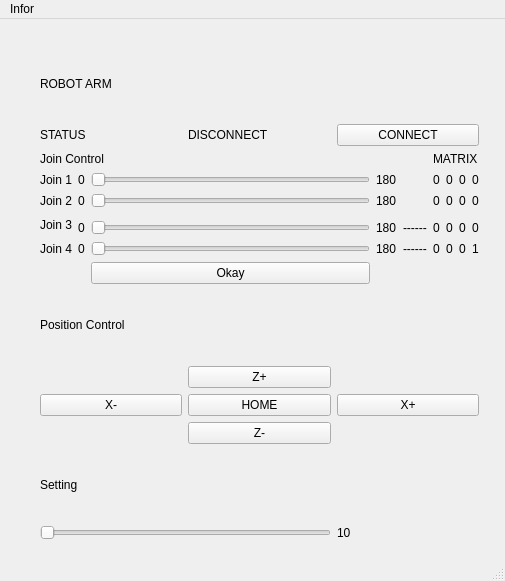
<?xml version="1.0" encoding="UTF-8"?>
<ui version="4.0">
 <class>MainWindow</class>
 <widget class="QMainWindow" name="MainWindow">
  <property name="geometry">
   <rect>
    <x>0</x>
    <y>0</y>
    <width>505</width>
    <height>581</height>
   </rect>
  </property>
  <property name="windowTitle">
   <string>MainWindow</string>
  </property>
  <widget class="QWidget" name="centralwidget">
   <widget class="QWidget" name="gridLayoutWidget">
    <property name="geometry">
     <rect>
      <x>40</x>
      <y>30</y>
      <width>439</width>
      <height>491</height>
     </rect>
    </property>
    <layout class="QGridLayout" name="gridLayout_2">
     <item row="9" column="0">
      <widget class="QPushButton" name="pushButton_5">
       <property name="text">
        <string>X-</string>
       </property>
      </widget>
     </item>
     <item row="2" column="1">
      <widget class="QLabel" name="label_22">
       <property name="frameShape">
        <enum>QFrame::NoFrame</enum>
       </property>
       <property name="text">
        <string>DISCONNECT</string>
       </property>
      </widget>
     </item>
     <item row="10" column="1">
      <widget class="QPushButton" name="pushButton_4">
       <property name="text">
        <string>Z-</string>
       </property>
      </widget>
     </item>
     <item row="9" column="2">
      <widget class="QPushButton" name="pushButton_6">
       <property name="text">
        <string>X+</string>
       </property>
      </widget>
     </item>
     <item row="1" column="0" colspan="2">
      <widget class="QLabel" name="label_3">
       <property name="minimumSize">
        <size>
         <width>211</width>
         <height>0</height>
        </size>
       </property>
       <property name="text">
        <string>ROBOT ARM</string>
       </property>
       <property name="margin">
        <number>0</number>
       </property>
      </widget>
     </item>
     <item row="8" column="1">
      <widget class="QPushButton" name="pushButton_3">
       <property name="text">
        <string>Z+</string>
       </property>
      </widget>
     </item>
     <item row="2" column="0">
      <widget class="QLabel" name="label_21">
       <property name="text">
        <string>STATUS</string>
       </property>
      </widget>
     </item>
     <item row="2" column="2">
      <widget class="QPushButton" name="pushButton_8">
       <property name="text">
        <string>CONNECT</string>
       </property>
      </widget>
     </item>
     <item row="9" column="1">
      <widget class="QPushButton" name="pushButton_9">
       <property name="text">
        <string>HOME</string>
       </property>
      </widget>
     </item>
     <item row="3" column="0" colspan="3">
      <layout class="QGridLayout" name="gridLayout">
       <item row="5" column="0">
        <widget class="QLabel" name="label_11">
         <property name="text">
          <string>Join 4</string>
         </property>
        </widget>
       </item>
       <item row="2" column="5">
        <widget class="QLabel" name="label_31">
         <property name="text">
          <string>0</string>
         </property>
        </widget>
       </item>
       <item row="5" column="1">
        <widget class="QLabel" name="label_15">
         <property name="text">
          <string>0</string>
         </property>
        </widget>
       </item>
       <item row="2" column="4">
        <widget class="QLabel" name="label_25">
         <property name="text">
          <string/>
         </property>
        </widget>
       </item>
       <item row="2" column="2">
        <widget class="QSlider" name="horizontalSlider_2">
         <property name="orientation">
          <enum>Qt::Horizontal</enum>
         </property>
        </widget>
       </item>
       <item row="5" column="6">
        <widget class="QLabel" name="label_40">
         <property name="text">
          <string>0</string>
         </property>
        </widget>
       </item>
       <item row="1" column="5">
        <widget class="QLabel" name="label_26">
         <property name="text">
          <string>0</string>
         </property>
        </widget>
       </item>
       <item row="4" column="1">
        <widget class="QLabel" name="label_14">
         <property name="text">
          <string>0</string>
         </property>
        </widget>
       </item>
       <item row="0" column="0" colspan="5">
        <widget class="QLabel" name="label_5">
         <property name="autoFillBackground">
          <bool>true</bool>
         </property>
         <property name="text">
          <string>Join Control</string>
         </property>
         <property name="openExternalLinks">
          <bool>false</bool>
         </property>
        </widget>
       </item>
       <item row="5" column="5">
        <widget class="QLabel" name="label_39">
         <property name="text">
          <string>0</string>
         </property>
        </widget>
       </item>
       <item row="2" column="1">
        <widget class="QLabel" name="label_13">
         <property name="text">
          <string>0</string>
         </property>
        </widget>
       </item>
       <item row="2" column="7">
        <widget class="QLabel" name="label_33">
         <property name="text">
          <string>0</string>
         </property>
        </widget>
       </item>
       <item row="3" column="0" rowspan="2">
        <widget class="QLabel" name="label_9">
         <property name="text">
          <string>Join 3</string>
         </property>
        </widget>
       </item>
       <item row="2" column="0">
        <widget class="QLabel" name="label_8">
         <property name="text">
          <string>Join 2</string>
         </property>
        </widget>
       </item>
       <item row="2" column="3">
        <widget class="QLabel" name="label_18">
         <property name="text">
          <string>180</string>
         </property>
        </widget>
       </item>
       <item row="5" column="2">
        <widget class="QSlider" name="horizontalSlider_4">
         <property name="orientation">
          <enum>Qt::Horizontal</enum>
         </property>
        </widget>
       </item>
       <item row="2" column="8">
        <widget class="QLabel" name="label_34">
         <property name="text">
          <string>0</string>
         </property>
        </widget>
       </item>
       <item row="4" column="7">
        <widget class="QLabel" name="label_37">
         <property name="text">
          <string>0</string>
         </property>
        </widget>
       </item>
       <item row="1" column="1">
        <widget class="QLabel" name="label_12">
         <property name="text">
          <string>0</string>
         </property>
        </widget>
       </item>
       <item row="1" column="0">
        <widget class="QLabel" name="label_7">
         <property name="text">
          <string>Join 1</string>
         </property>
        </widget>
       </item>
       <item row="4" column="4">
        <widget class="QLabel" name="label_43">
         <property name="text">
          <string>------</string>
         </property>
        </widget>
       </item>
       <item row="2" column="6">
        <widget class="QLabel" name="label_32">
         <property name="text">
          <string>0</string>
         </property>
        </widget>
       </item>
       <item row="5" column="8">
        <widget class="QLabel" name="label_42">
         <property name="text">
          <string>1</string>
         </property>
        </widget>
       </item>
       <item row="1" column="7">
        <widget class="QLabel" name="label_27">
         <property name="text">
          <string>0</string>
         </property>
        </widget>
       </item>
       <item row="4" column="3">
        <widget class="QLabel" name="label_19">
         <property name="text">
          <string>180</string>
         </property>
        </widget>
       </item>
       <item row="1" column="2">
        <widget class="QSlider" name="horizontalSlider">
         <property name="orientation">
          <enum>Qt::Horizontal</enum>
         </property>
        </widget>
       </item>
       <item row="4" column="5">
        <widget class="QLabel" name="label_35">
         <property name="text">
          <string>0</string>
         </property>
        </widget>
       </item>
       <item row="1" column="3">
        <widget class="QLabel" name="label_10">
         <property name="text">
          <string>180</string>
         </property>
        </widget>
       </item>
       <item row="5" column="3">
        <widget class="QLabel" name="label_20">
         <property name="text">
          <string>180</string>
         </property>
        </widget>
       </item>
       <item row="5" column="7">
        <widget class="QLabel" name="label_41">
         <property name="text">
          <string>0</string>
         </property>
        </widget>
       </item>
       <item row="4" column="8">
        <widget class="QLabel" name="label_38">
         <property name="text">
          <string>0</string>
         </property>
        </widget>
       </item>
       <item row="1" column="8">
        <widget class="QLabel" name="label_29">
         <property name="text">
          <string>0</string>
         </property>
        </widget>
       </item>
       <item row="5" column="4">
        <widget class="QLabel" name="label_44">
         <property name="text">
          <string>------</string>
         </property>
        </widget>
       </item>
       <item row="1" column="4">
        <widget class="QLabel" name="label_30">
         <property name="text">
          <string/>
         </property>
        </widget>
       </item>
       <item row="4" column="6">
        <widget class="QLabel" name="label_36">
         <property name="text">
          <string>0</string>
         </property>
        </widget>
       </item>
       <item row="4" column="2">
        <widget class="QSlider" name="horizontalSlider_3">
         <property name="orientation">
          <enum>Qt::Horizontal</enum>
         </property>
        </widget>
       </item>
       <item row="1" column="6">
        <widget class="QLabel" name="label_28">
         <property name="text">
          <string>0</string>
         </property>
        </widget>
       </item>
       <item row="6" column="2">
        <widget class="QPushButton" name="pushButton">
         <property name="text">
          <string>Okay</string>
         </property>
        </widget>
       </item>
       <item row="0" column="5" colspan="4">
        <widget class="QLabel" name="label_24">
         <property name="text">
          <string>MATRIX</string>
         </property>
        </widget>
       </item>
      </layout>
     </item>
     <item row="7" column="0" colspan="3">
      <widget class="QLabel" name="label_16">
       <property name="autoFillBackground">
        <bool>true</bool>
       </property>
       <property name="text">
        <string>Position Control</string>
       </property>
       <property name="openExternalLinks">
        <bool>false</bool>
       </property>
      </widget>
     </item>
     <item row="11" column="0">
      <widget class="QLabel" name="label_23">
       <property name="autoFillBackground">
        <bool>true</bool>
       </property>
       <property name="text">
        <string>Setting</string>
       </property>
       <property name="openExternalLinks">
        <bool>false</bool>
       </property>
      </widget>
     </item>
     <item row="12" column="0" colspan="2">
      <widget class="QSlider" name="horizontalSlider_9">
       <property name="orientation">
        <enum>Qt::Horizontal</enum>
       </property>
      </widget>
     </item>
     <item row="12" column="2">
      <widget class="QLabel" name="label_17">
       <property name="text">
        <string>10</string>
       </property>
      </widget>
     </item>
    </layout>
   </widget>
  </widget>
  <widget class="QMenuBar" name="menubar">
   <property name="geometry">
    <rect>
     <x>0</x>
     <y>0</y>
     <width>505</width>
     <height>28</height>
    </rect>
   </property>
   <widget class="QMenu" name="menuInfor">
    <property name="title">
     <string>Infor</string>
    </property>
    <addaction name="actionInformation"/>
   </widget>
   <addaction name="menuInfor"/>
  </widget>
  <widget class="QStatusBar" name="statusbar"/>
  <action name="actionInformation">
   <property name="text">
    <string>Information</string>
   </property>
  </action>
 </widget>
 <resources/>
 <connections/>
</ui>
